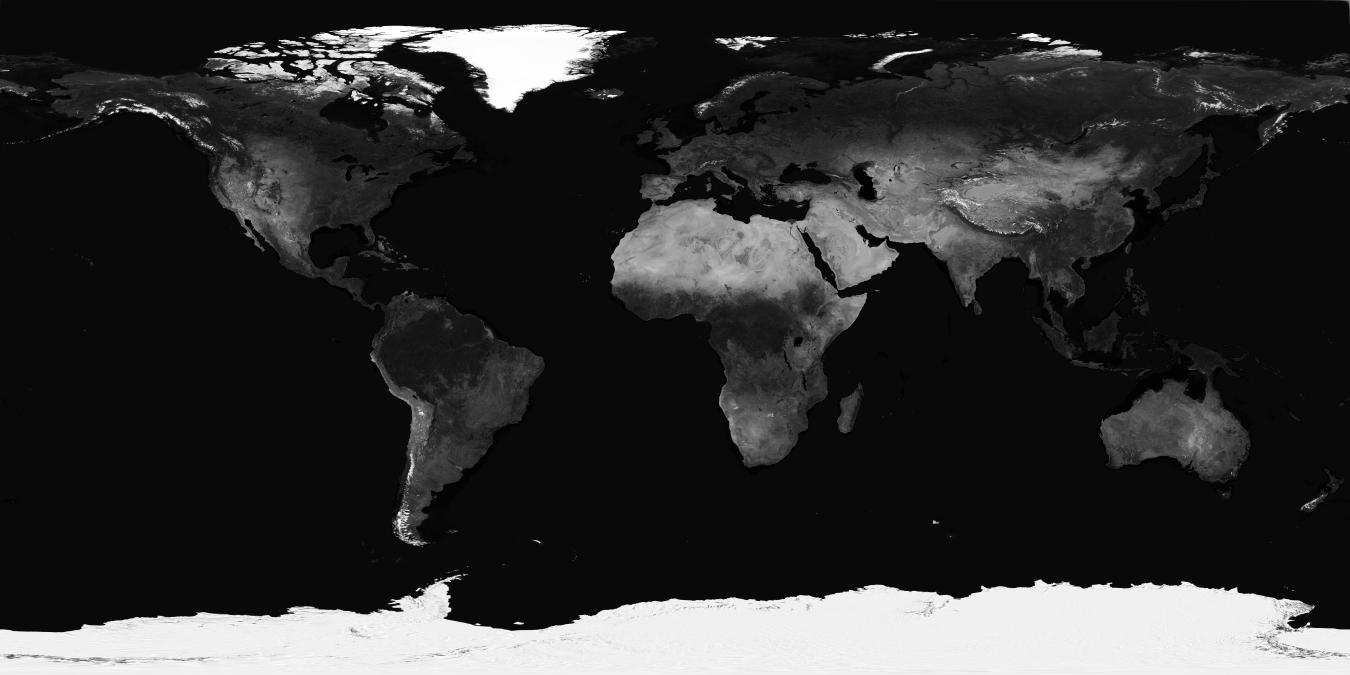
#> input picture flatearth/interncode/PlanisphereSatellite_bw.png, 5400 x 2700 px (shown at 1/4 size)
$ python 'Depliement TF partielle.py'   (older library calls are emulated)
#> lines starting #> are read from the running program, lines starting #| are printed output that depends on the picture
#!/usr/bin/env python3
# -*- coding: UTF-8 -*-
'''
# Stage L3
#
# Reconstruction et débruitage de l'image par pseudo-inverse
#
'''
import time
import numpy as np
import matplotlib.pyplot as plt
from numpy.fft import fft,ifft,fft2, ifft2, fftshift
import scipy.misc as imageio

## Initialisation
ti = time.time()
N,M = (400,3*400+1)
image=imageio.imread("PlanisphereSatellite_bw.png")[100:100+N, 450:450+M]
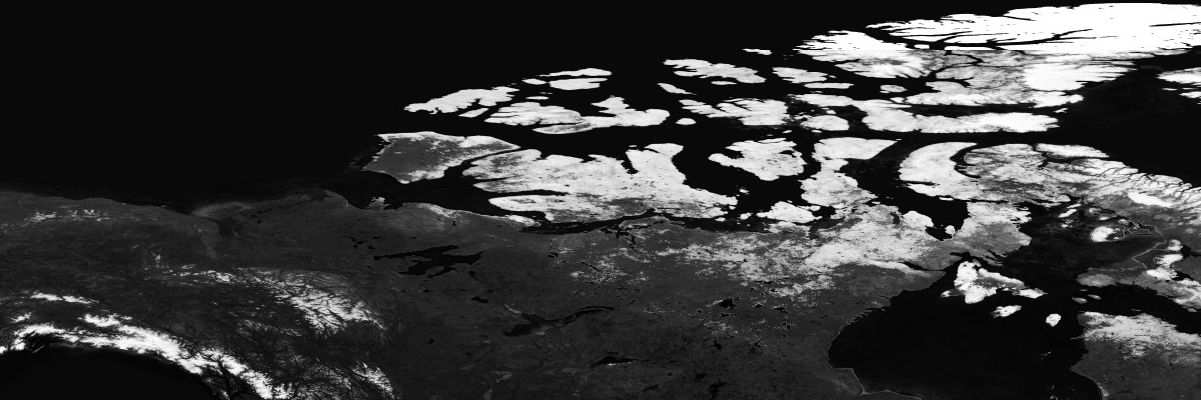
#> image: shape (400, 1201); min 0, max 255, mean 59.4
image=np.concatenate((image, image), axis = 1)
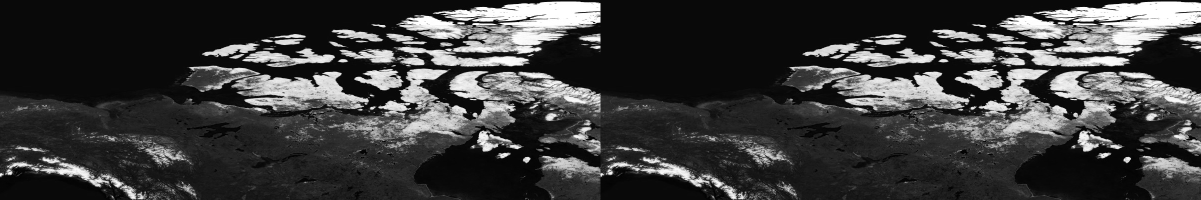
#> image: shape (400, 2402) (shown at 1/2 size); min 0, max 255, mean 59.4
# On concatene deux fois la même image pour simuler la bande (on n'affichera
# que la premiere moitié)

F = lambda x,y: np.max((0,1 - 4*(((x-(N-1)/2)/N)**2 + ((y-(N-1)/2)/N)**2)))**(3/2)

def rmse(u,u0):
    return np.sqrt(np.mean((np.abs(u-u0))**2))


## Avec s quelconque
sigma = 4.6
s = 2

#création de la fonction qui renvoie la j-ème visibilité
def visibiliteBruitdft2(j,s):
    T = np.copy(image[:, j:j+N]).astype(float)
#> (the run stopped early here; a loop or call above may not have finished)
